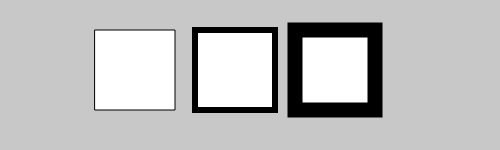
Frame 1 (no input)
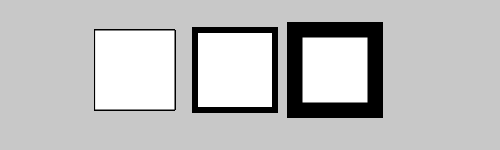
Frame 60 (no input)
Frame 120 (the mouse pressed at the canvas centre since frame 60): identical to frame 60, image omitted

The p5.js sketch that drew these frames (run headless with seeded random() and noise() and a simulated clock; from frame 60 on, the mouse is pressed at the canvas centre):

// p5.js sketch
// ── sketch.js
function setup() {
	createCanvas(500, 150);
	background(200);
	rectMode(CENTER);
}
function draw() {
	strokeWeight(1);  // 边框宽度为1像素
	rect(135, 70, 80, 80);
	strokeWeight(6);  // 边框宽度为6像素
	rect(235, 70, 80, 80);
	strokeWeight(15);  // 边框宽度为15像素
	rect(335, 70, 80, 80);
}
